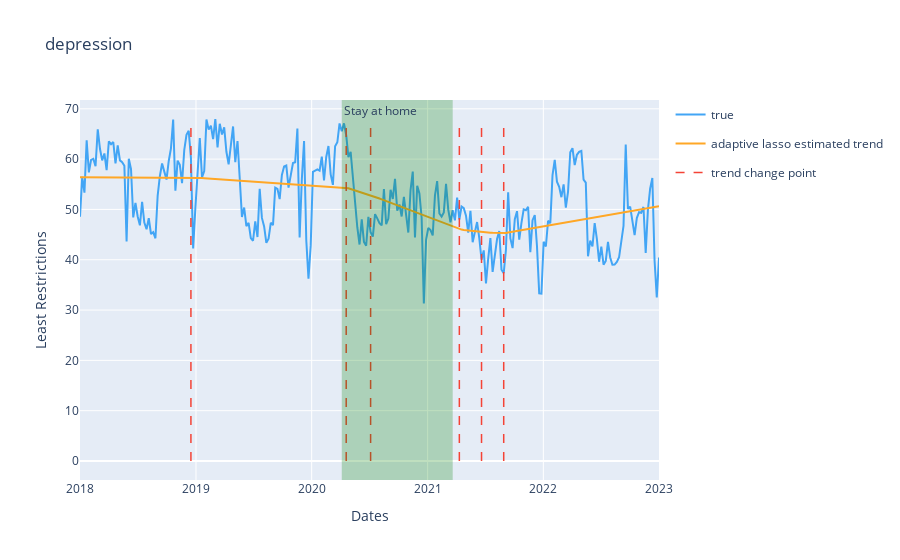
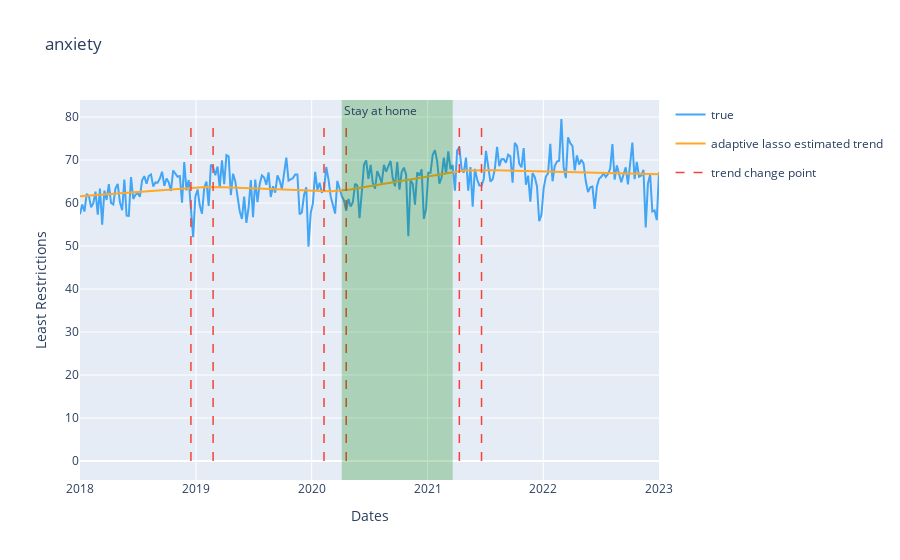
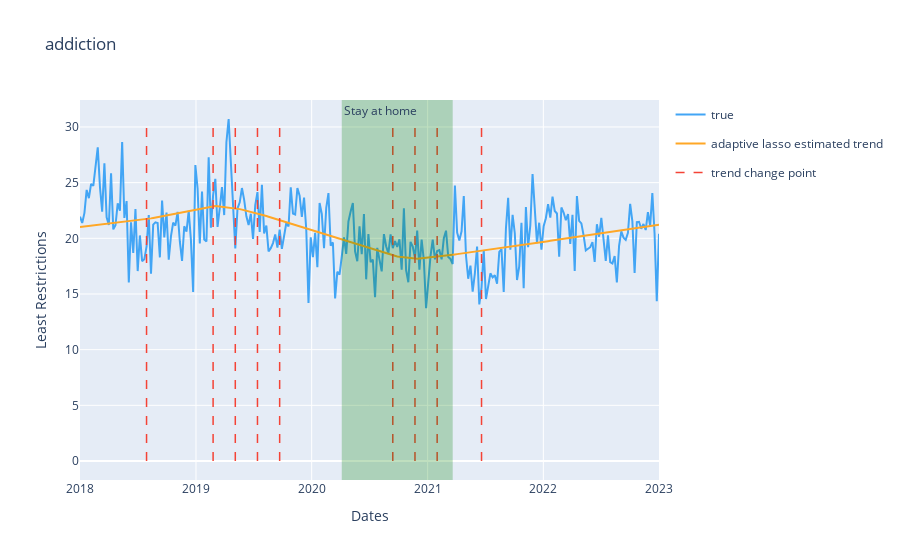
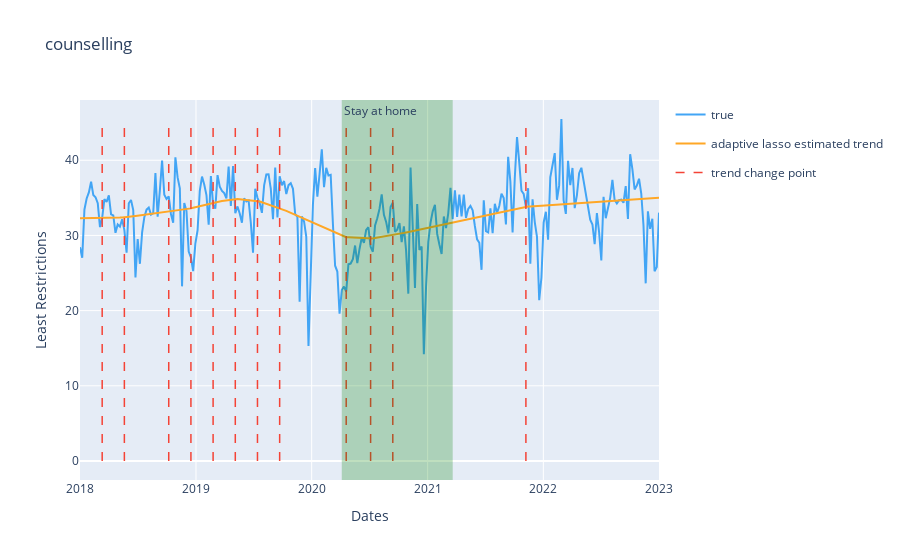

The code cell stored with these charts, in order, in its notebook:
### Code cell
value_columns = ['depression', 'anxiety', 'addiction','counselling','mental_health']

for value_col in value_columns:

    new_df = all_states.groupby(['week', 'covid_restrictions']).mean(numeric_only=True).unstack('covid_restrictions')[value_col]
    model = ChangepointDetector()
    res = model.find_trend_changepoints(
        df=new_df.reset_index(), 
        time_col="week", 
        value_col='Least Restrictions', 
        yearly_seasonality_order=10,
        regularization_strength=0.5, 
        resample_freq="7D", 
        potential_changepoint_n=25, 
        yearly_seasonality_change_freq="365D",
        no_changepoint_distance_from_end="365D")
    fig = model.plot(
        observation=True,
        trend_estimate=False,
        trend_change=True,
        yearly_seasonality_estimate=False,
        adaptive_lasso_estimate=True,
        plot=False,
        )
    fig.add_vrect(x0='2020-04-05', x1="2021-03-21", 
              annotation_text="Stay at home", annotation_position="top left",
              fillcolor="green", opacity=0.25, line_width=0)

    fig.update_layout(title=value_col)
    plotly.io.show(fig)

### Figure 1 — Plotly figure (JSON) as saved in the notebook; plotly's stock layout.template omitted (floating-point values rounded to 4 significant figures; data arrays with more than 128 entries replaced by an {"elided": "..."} marker saying what was removed)
{"data": [{"line": {"color": "#42A5F5"}, "mode": "lines", "name": "true", "opacity": 1, "type": "scatter", "x": {"elided": "262 str values"}, "y": {"elided": "262 float values"}}, {"line": {"color": "#FFA726"}, "mode": "lines", "name": "adaptive lasso estimated trend", "opacity": 1, "showlegend": true, "type": "scatter", "x": {"elided": "262 str values"}, "y": {"elided": "262 float values"}}, {"legendgroup": "trend", "line": {"color": "#F44336", "dash": "dash", "width": 1.5}, "mode": "lines", "name": "trend change point", "opacity": 1, "showlegend": true, "type": "scatter", "x": ["2018-12-16T00:00:00", "2018-12-16T00:00:00"], "y": [0, 67.97]}, {"legendgroup": "trend", "line": {"color": "#F44336", "dash": "dash", "width": 1.5}, "mode": "lines", "name": "trend change point", "opacity": 1, "showlegend": false, "type": "scatter", "x": ["2020-04-19T00:00:00", "2020-04-19T00:00:00"], "y": [0, 67.97]}, {"legendgroup": "trend", "line": {"color": "#F44336", "dash": "dash", "width": 1.5}, "mode": "lines", "name": "trend change point", "opacity": 1, "showlegend": false, "type": "scatter", "x": ["2020-07-05T00:00:00", "2020-07-05T00:00:00"], "y": [0, 67.97]}, {"legendgroup": "trend", "line": {"color": "#F44336", "dash": "dash", "width": 1.5}, "mode": "lines", "name": "trend change point", "opacity": 1, "showlegend": false, "type": "scatter", "x": ["2021-04-11T00:00:00", "2021-04-11T00:00:00"], "y": [0, 67.97]}, {"legendgroup": "trend", "line": {"color": "#F44336", "dash": "dash", "width": 1.5}, "mode": "lines", "name": "trend change point", "opacity": 1, "showlegend": false, "type": "scatter", "x": ["2021-06-20T00:00:00", "2021-06-20T00:00:00"], "y": [0, 67.97]}, {"legendgroup": "trend", "line": {"color": "#F44336", "dash": "dash", "width": 1.5}, "mode": "lines", "name": "trend change point", "opacity": 1, "showlegend": false, "type": "scatter", "x": ["2021-08-29T00:00:00", "2021-08-29T00:00:00"], "y": [0, 67.97]}], "layout": {"annotations": [{"showarrow": false, "text": "Stay at home", "x": "2020-04-05", "xanchor": "left", "xref": "x", "y": 1, "yanchor": "top", "yref": "y domain"}], "autosize": true, "shapes": [{"fillcolor": "green", "line": {"width": 0}, "opacity": 0.25, "type": "rect", "x0": "2020-04-05", "x1": "2021-03-21", "xref": "x", "y0": 0, "y1": 1, "yref": "y domain"}], "title": {"text": "depression"}, "xaxis": {"autorange": true, "range": ["2017-12-31", "2023-01-01"], "title": {"text": "Dates"}, "type": "date"}, "yaxis": {"autorange": true, "range": [-3.776, 71.75], "title": {"text": "Least Restrictions"}, "type": "linear"}}}

### Figure 2 — Plotly figure (JSON) as saved in the notebook; plotly's stock layout.template omitted (floating-point values rounded to 4 significant figures; data arrays with more than 128 entries replaced by an {"elided": "..."} marker saying what was removed)
{"data": [{"line": {"color": "#42A5F5"}, "mode": "lines", "name": "true", "opacity": 1, "type": "scatter", "x": {"elided": "262 str values"}, "y": {"elided": "262 float values"}}, {"line": {"color": "#FFA726"}, "mode": "lines", "name": "adaptive lasso estimated trend", "opacity": 1, "showlegend": true, "type": "scatter", "x": {"elided": "262 str values"}, "y": {"elided": "262 float values"}}, {"legendgroup": "trend", "line": {"color": "#F44336", "dash": "dash", "width": 1.5}, "mode": "lines", "name": "trend change point", "opacity": 1, "showlegend": true, "type": "scatter", "x": ["2018-12-16T00:00:00", "2018-12-16T00:00:00"], "y": [0, 79.54]}, {"legendgroup": "trend", "line": {"color": "#F44336", "dash": "dash", "width": 1.5}, "mode": "lines", "name": "trend change point", "opacity": 1, "showlegend": false, "type": "scatter", "x": ["2019-02-24T00:00:00", "2019-02-24T00:00:00"], "y": [0, 79.54]}, {"legendgroup": "trend", "line": {"color": "#F44336", "dash": "dash", "width": 1.5}, "mode": "lines", "name": "trend change point", "opacity": 1, "showlegend": false, "type": "scatter", "x": ["2020-02-09T00:00:00", "2020-02-09T00:00:00"], "y": [0, 79.54]}, {"legendgroup": "trend", "line": {"color": "#F44336", "dash": "dash", "width": 1.5}, "mode": "lines", "name": "trend change point", "opacity": 1, "showlegend": false, "type": "scatter", "x": ["2020-04-19T00:00:00", "2020-04-19T00:00:00"], "y": [0, 79.54]}, {"legendgroup": "trend", "line": {"color": "#F44336", "dash": "dash", "width": 1.5}, "mode": "lines", "name": "trend change point", "opacity": 1, "showlegend": false, "type": "scatter", "x": ["2021-04-11T00:00:00", "2021-04-11T00:00:00"], "y": [0, 79.54]}, {"legendgroup": "trend", "line": {"color": "#F44336", "dash": "dash", "width": 1.5}, "mode": "lines", "name": "trend change point", "opacity": 1, "showlegend": false, "type": "scatter", "x": ["2021-06-20T00:00:00", "2021-06-20T00:00:00"], "y": [0, 79.54]}], "layout": {"annotations": [{"showarrow": false, "text": "Stay at home", "x": "2020-04-05", "xanchor": "left", "xref": "x", "y": 1, "yanchor": "top", "yref": "y domain"}], "autosize": true, "shapes": [{"fillcolor": "green", "line": {"width": 0}, "opacity": 0.25, "type": "rect", "x0": "2020-04-05", "x1": "2021-03-21", "xref": "x", "y0": 0, "y1": 1, "yref": "y domain"}], "title": {"text": "anxiety"}, "xaxis": {"autorange": true, "range": ["2017-12-31", "2023-01-01"], "title": {"text": "Dates"}, "type": "date"}, "yaxis": {"autorange": true, "range": [-4.419, 83.96], "title": {"text": "Least Restrictions"}, "type": "linear"}}}

### Figure 3 — Plotly figure (JSON) as saved in the notebook; plotly's stock layout.template omitted (floating-point values rounded to 4 significant figures; data arrays with more than 128 entries replaced by an {"elided": "..."} marker saying what was removed)
{"data": [{"line": {"color": "#42A5F5"}, "mode": "lines", "name": "true", "opacity": 1, "type": "scatter", "x": {"elided": "262 str values"}, "y": {"elided": "262 float values"}}, {"line": {"color": "#FFA726"}, "mode": "lines", "name": "adaptive lasso estimated trend", "opacity": 1, "showlegend": true, "type": "scatter", "x": {"elided": "262 str values"}, "y": {"elided": "262 float values"}}, {"legendgroup": "trend", "line": {"color": "#F44336", "dash": "dash", "width": 1.5}, "mode": "lines", "name": "trend change point", "opacity": 1, "showlegend": true, "type": "scatter", "x": ["2018-07-29T00:00:00", "2018-07-29T00:00:00"], "y": [0, 30.71]}, {"legendgroup": "trend", "line": {"color": "#F44336", "dash": "dash", "width": 1.5}, "mode": "lines", "name": "trend change point", "opacity": 1, "showlegend": false, "type": "scatter", "x": ["2019-02-24T00:00:00", "2019-02-24T00:00:00"], "y": [0, 30.71]}, {"legendgroup": "trend", "line": {"color": "#F44336", "dash": "dash", "width": 1.5}, "mode": "lines", "name": "trend change point", "opacity": 1, "showlegend": false, "type": "scatter", "x": ["2019-05-05T00:00:00", "2019-05-05T00:00:00"], "y": [0, 30.71]}, {"legendgroup": "trend", "line": {"color": "#F44336", "dash": "dash", "width": 1.5}, "mode": "lines", "name": "trend change point", "opacity": 1, "showlegend": false, "type": "scatter", "x": ["2019-07-14T00:00:00", "2019-07-14T00:00:00"], "y": [0, 30.71]}, {"legendgroup": "trend", "line": {"color": "#F44336", "dash": "dash", "width": 1.5}, "mode": "lines", "name": "trend change point", "opacity": 1, "showlegend": false, "type": "scatter", "x": ["2019-09-22T00:00:00", "2019-09-22T00:00:00"], "y": [0, 30.71]}, {"legendgroup": "trend", "line": {"color": "#F44336", "dash": "dash", "width": 1.5}, "mode": "lines", "name": "trend change point", "opacity": 1, "showlegend": false, "type": "scatter", "x": ["2020-09-13T00:00:00", "2020-09-13T00:00:00"], "y": [0, 30.71]}, {"legendgroup": "trend", "line": {"color": "#F44336", "dash": "dash", "width": 1.5}, "mode": "lines", "name": "trend change point", "opacity": 1, "showlegend": false, "type": "scatter", "x": ["2020-11-22T00:00:00", "2020-11-22T00:00:00"], "y": [0, 30.71]}, {"legendgroup": "trend", "line": {"color": "#F44336", "dash": "dash", "width": 1.5}, "mode": "lines", "name": "trend change point", "opacity": 1, "showlegend": false, "type": "scatter", "x": ["2021-01-31T00:00:00", "2021-01-31T00:00:00"], "y": [0, 30.71]}, {"legendgroup": "trend", "line": {"color": "#F44336", "dash": "dash", "width": 1.5}, "mode": "lines", "name": "trend change point", "opacity": 1, "showlegend": false, "type": "scatter", "x": ["2021-06-20T00:00:00", "2021-06-20T00:00:00"], "y": [0, 30.71]}], "layout": {"annotations": [{"showarrow": false, "text": "Stay at home", "x": "2020-04-05", "xanchor": "left", "xref": "x", "y": 1, "yanchor": "top", "yref": "y domain"}], "autosize": true, "shapes": [{"fillcolor": "green", "line": {"width": 0}, "opacity": 0.25, "type": "rect", "x0": "2020-04-05", "x1": "2021-03-21", "xref": "x", "y0": 0, "y1": 1, "yref": "y domain"}], "title": {"text": "addiction"}, "xaxis": {"autorange": true, "range": ["2017-12-31", "2023-01-01"], "title": {"text": "Dates"}, "type": "date"}, "yaxis": {"autorange": true, "range": [-1.706, 32.42], "title": {"text": "Least Restrictions"}, "type": "linear"}}}

### Figure 4 — Plotly figure (JSON) as saved in the notebook; plotly's stock layout.template omitted (floating-point values rounded to 4 significant figures; data arrays with more than 128 entries replaced by an {"elided": "..."} marker saying what was removed)
{"data": [{"line": {"color": "#42A5F5"}, "mode": "lines", "name": "true", "opacity": 1, "type": "scatter", "x": {"elided": "262 str values"}, "y": {"elided": "262 float values"}}, {"line": {"color": "#FFA726"}, "mode": "lines", "name": "adaptive lasso estimated trend", "opacity": 1, "showlegend": true, "type": "scatter", "x": {"elided": "262 str values"}, "y": {"elided": "262 float values"}}, {"legendgroup": "trend", "line": {"color": "#F44336", "dash": "dash", "width": 1.5}, "mode": "lines", "name": "trend change point", "opacity": 1, "showlegend": true, "type": "scatter", "x": ["2018-03-11T00:00:00", "2018-03-11T00:00:00"], "y": [0, 45.49]}, {"legendgroup": "trend", "line": {"color": "#F44336", "dash": "dash", "width": 1.5}, "mode": "lines", "name": "trend change point", "opacity": 1, "showlegend": false, "type": "scatter", "x": ["2018-05-20T00:00:00", "2018-05-20T00:00:00"], "y": [0, 45.49]}, {"legendgroup": "trend", "line": {"color": "#F44336", "dash": "dash", "width": 1.5}, "mode": "lines", "name": "trend change point", "opacity": 1, "showlegend": false, "type": "scatter", "x": ["2018-10-07T00:00:00", "2018-10-07T00:00:00"], "y": [0, 45.49]}, {"legendgroup": "trend", "line": {"color": "#F44336", "dash": "dash", "width": 1.5}, "mode": "lines", "name": "trend change point", "opacity": 1, "showlegend": false, "type": "scatter", "x": ["2018-12-16T00:00:00", "2018-12-16T00:00:00"], "y": [0, 45.49]}, {"legendgroup": "trend", "line": {"color": "#F44336", "dash": "dash", "width": 1.5}, "mode": "lines", "name": "trend change point", "opacity": 1, "showlegend": false, "type": "scatter", "x": ["2019-02-24T00:00:00", "2019-02-24T00:00:00"], "y": [0, 45.49]}, {"legendgroup": "trend", "line": {"color": "#F44336", "dash": "dash", "width": 1.5}, "mode": "lines", "name": "trend change point", "opacity": 1, "showlegend": false, "type": "scatter", "x": ["2019-05-05T00:00:00", "2019-05-05T00:00:00"], "y": [0, 45.49]}, {"legendgroup": "trend", "line": {"color": "#F44336", "dash": "dash", "width": 1.5}, "mode": "lines", "name": "trend change point", "opacity": 1, "showlegend": false, "type": "scatter", "x": ["2019-07-14T00:00:00", "2019-07-14T00:00:00"], "y": [0, 45.49]}, {"legendgroup": "trend", "line": {"color": "#F44336", "dash": "dash", "width": 1.5}, "mode": "lines", "name": "trend change point", "opacity": 1, "showlegend": false, "type": "scatter", "x": ["2019-09-22T00:00:00", "2019-09-22T00:00:00"], "y": [0, 45.49]}, {"legendgroup": "trend", "line": {"color": "#F44336", "dash": "dash", "width": 1.5}, "mode": "lines", "name": "trend change point", "opacity": 1, "showlegend": false, "type": "scatter", "x": ["2020-04-19T00:00:00", "2020-04-19T00:00:00"], "y": [0, 45.49]}, {"legendgroup": "trend", "line": {"color": "#F44336", "dash": "dash", "width": 1.5}, "mode": "lines", "name": "trend change point", "opacity": 1, "showlegend": false, "type": "scatter", "x": ["2020-07-05T00:00:00", "2020-07-05T00:00:00"], "y": [0, 45.49]}, {"legendgroup": "trend", "line": {"color": "#F44336", "dash": "dash", "width": 1.5}, "mode": "lines", "name": "trend change point", "opacity": 1, "showlegend": false, "type": "scatter", "x": ["2020-09-13T00:00:00", "2020-09-13T00:00:00"], "y": [0, 45.49]}, {"legendgroup": "trend", "line": {"color": "#F44336", "dash": "dash", "width": 1.5}, "mode": "lines", "name": "trend change point", "opacity": 1, "showlegend": false, "type": "scatter", "x": ["2021-11-07T00:00:00", "2021-11-07T00:00:00"], "y": [0, 45.49]}], "layout": {"annotations": [{"showarrow": false, "text": "Stay at home", "x": "2020-04-05", "xanchor": "left", "xref": "x", "y": 1, "yanchor": "top", "yref": "y domain"}], "autosize": true, "shapes": [{"fillcolor": "green", "line": {"width": 0}, "opacity": 0.25, "type": "rect", "x0": "2020-04-05", "x1": "2021-03-21", "xref": "x", "y0": 0, "y1": 1, "yref": "y domain"}], "title": {"text": "counselling"}, "xaxis": {"autorange": true, "range": ["2017-12-31", "2023-01-01"], "title": {"text": "Dates"}, "type": "date"}, "yaxis": {"autorange": true, "range": [-2.527, 48.01], "title": {"text": "Least Restrictions"}, "type": "linear"}}}
